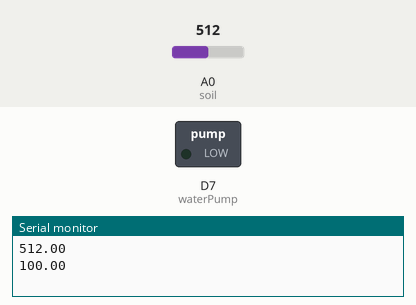
Bench run of a sketch on a simulated ESP8266 (NodeMCU). On the bench: switched loads named in the sketch (green lamp = pin HIGH), the last lines printed to the serial monitor. Inputs (shaded band) come from the test bench; at power-on: A0 (soil) = 512. WiFi joins after 1.5 s; servers stay silent unless stated.

Above: at 4.1 s.
4.2 s: A0 (soil) set to 908
7.1 s: A0 (soil) set to 938
At 9.8 s:
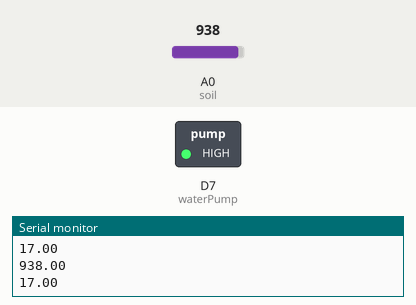
10.4 s: A0 (soil) set to 634
13.1 s: A0 (soil) set to 605
At 15.7 s:
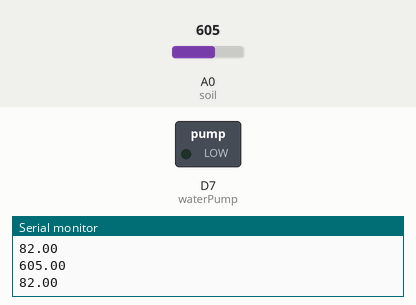
16.4 s: A0 (soil) set to 1023
At 19.3 s:
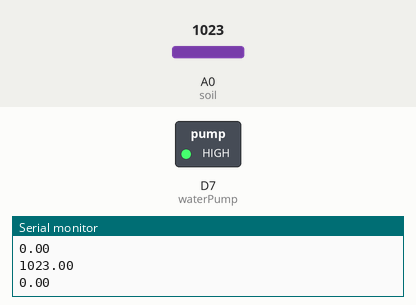
Timing chart, 0 to 20.4 s (numbered marks = the images above; inputs shaded):
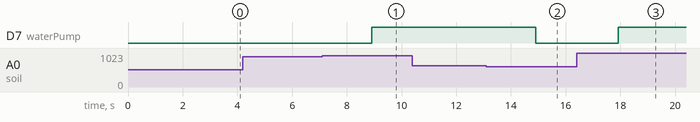

The sketch:

plant_Monitoring_ESP8266.ino
```cpp
#define BLYNK_TEMPLATE_ID "Template ID"
#define BLYNK_TEMPLATE_NAME "Template ID"
#define BLYNK_AUTH_TOKEN "Auth Token"

#define BLYNK_PRINT Serial
#include <ESP8266WiFi.h>
#include <BlynkSimpleEsp8266.h>

char auth[] = BLYNK_AUTH_TOKEN;
char ssid[] = "**********";
char pass[] = "**********";

BlynkTimer timer;

#define soil A0
#define waterPump D7
WidgetLED pump(V1);

float soilLevel, soilR;
WidgetLCD vLcd(V2);
void SMESensor()
{
  readSoil();
  if(soilLevel>=80)
  {
    digitalWrite(waterPump, LOW);
    vLcd.print(0,0,"Water Pump OFF");
    pump.off();
  }

 if(soilLevel<20)
  {
    digitalWrite(waterPump, HIGH);
    vLcd.print(0,0, "Water Pump ON ");
    pump.on();
  }
}
void readSoil()
{
  soilR=analogRead(soil);
  Serial.println(soilR);
  soilLevel=map(soilR, 0, 1024, 200,0); // adjust soil level here
  Serial.println(soilLevel);
  Blynk.virtualWrite(V0, soilLevel);
  delay(1000);
}

void setup()
{
  Serial.begin(9600);
  pinMode(waterPump, OUTPUT);
  digitalWrite(waterPump, LOW);
  delay(100);

  Blynk.begin(auth, ssid, pass);
  delay(1000);
  timer.setInterval(1000L, SMESensor);
}

void loop() {
  Blynk.run();
  timer.run();
}
```

Measured:
- the behaviour switches between 924 and 925 on A0 (soil) (found by bisection; images 0 and 1)
- the behaviour switches between 617 and 616 on A0 (soil) (found by bisection; images 1 and 2)
- after the input at 7.1 s, D7 (waterPump): LOW → HIGH after 1.8 s
- after the input at 13.1 s, D7 (waterPump): HIGH → LOW after 1.8 s
- after the input at 16.4 s, D7 (waterPump): LOW → HIGH after 1.5 s
